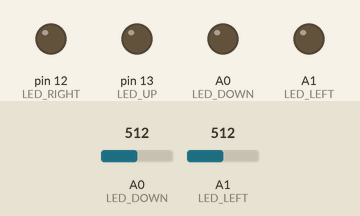
Bench run of a sketch on a simulated Arduino Uno, built with avr-gcc and run on an emulated ATmega328P. On the bench: output pins drawn as LEDs (lit = HIGH). The test bench sets the inputs (shaded band); at power-on: A0 (LED_DOWN) = 512, A1 (LED_LEFT) = 512.

Above: at 1.2 s.
1.3 s: A0 (LED_DOWN) set to 752
2.8 s: A0 (LED_DOWN) set to 786
At 4.0 s:
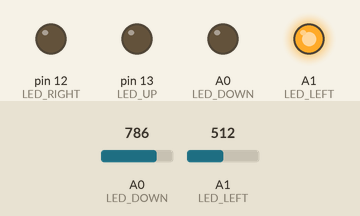
4.3 s: A1 (LED_LEFT) set to 750
5.8 s: A1 (LED_LEFT) set to 777
At 6.3 s:
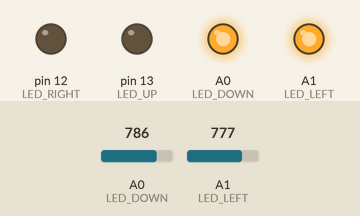
7.3 s: A0 (LED_DOWN) set to 716
At 8.5 s:
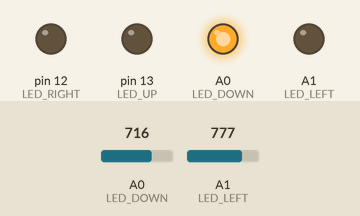
8.8 s: A1 (LED_LEFT) set to 122
At 9.8 s:
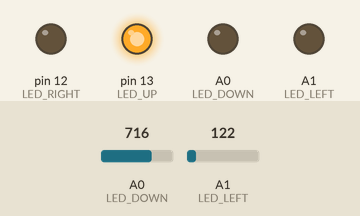
Timing chart, 0 to 11.3 s (numbered marks = the images above; inputs shaded):
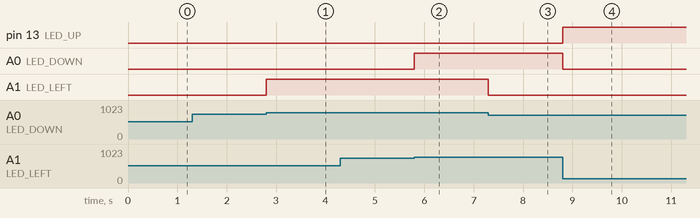

Measured:
- the behaviour switches between 767 and 768 on A0 (LED_DOWN) (found by bisection; images 0 and 1)
- the behaviour switches between 767 and 768 on A1 (LED_LEFT) (found by bisection; images 1 and 2)
- after the input at 1.3 s, every drawn part: stays the same
- after the input at 2.8 s, A1 (LED_LEFT): LOW → HIGH at once
- after the input at 4.3 s, every drawn part: stays the same
- after the input at 5.8 s, A0 (LED_DOWN): LOW → HIGH at once
- after the input at 7.3 s, A1 (LED_LEFT): HIGH → LOW at once
- after the input at 8.8 s, pin 13 (LED_UP): LOW → HIGH at once; A0 (LED_DOWN): HIGH → LOW at once

The sketch:

joy_arduino.ino
```cpp
//Exemplo com Joystick Analogico

// Conexao dos LEDs
#define LED_RIGHT 12
#define LED_UP    13
#define LED_DOWN  14
#define LED_LEFT  15

// Conexcoes do Joystick
#define PIN_HORIZ   A0
#define PIN_VERTIC  A1

//  Ignorar pequenas variacoes do centro
#define ZONA_MORTA 30

// Iniciacao
void setup() {
}

// Laco Principal
void loop() {
  // Le posicao do joystick
  int horiz = analogRead (PIN_HORIZ);
  int vertic = analogRead (PIN_VERTIC);

  // Acende os LEDs conforme a posicao
  if (horiz > (511 + ZONA_MORTA)) {
    analogWrite(LED_RIGHT, 0);
    analogWrite(LED_LEFT, (horiz-512) >> 1);
  } else if (horiz <= (511 - ZONA_MORTA)){
    analogWrite(LED_RIGHT, (511-horiz) >> 1);
    analogWrite(LED_LEFT, 0);
  } else {
    analogWrite(LED_RIGHT, 0);
    analogWrite(LED_LEFT, 0);
  }

  if (vertic > (511 + ZONA_MORTA)) {
    analogWrite(LED_DOWN, (vertic-512) >> 1);
    analogWrite(LED_UP, 0);
  } else if (vertic <= (511 - ZONA_MORTA)){
    analogWrite(LED_DOWN, 0);
    analogWrite(LED_UP, (511-vertic) >> 1);
  } else {
    analogWrite(LED_UP, 0);
    analogWrite(LED_DOWN, 0);
  }
}
```
